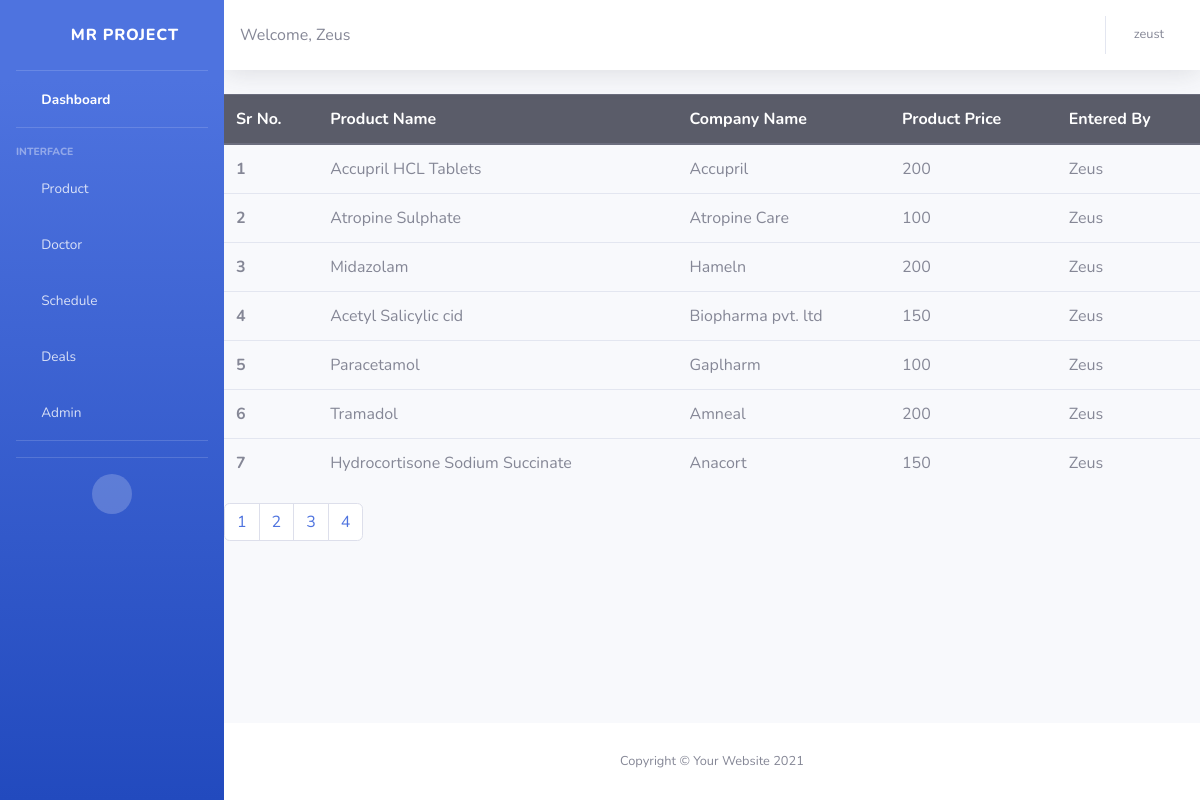
The app's page /products/1 (signed in) with its own data.
### employee/models.py (models this page shows, shortened)
class Product(models.Model):
    name = models.CharField(max_length=256, null = False)
    company = models.CharField(max_length=256, null = False)
    image = models.ImageField(null = True, blank = True, upload_to= 'images/')
    price = models.IntegerField(null = False)
    employee = models.CharField(max_length=256)

### employee/views.py (the view)
# urls.py: path('products/<int:page>', views.ViewProducts.as_view(), name = 'products'),
class ViewProducts(ListView):
    model = Product
    template_name = "employee/products.html"
    paginate_by = 7

### employee/templates/employee/products.html (shortened to what this page needs)
{% extends 'base/employee_base.html' %}
{% block content %}
    <table class="table">
        <thead class="thead-dark">
            <tr>
                <th scope="col">Sr No.</th>
                <th scope="col">Product Name</th>
                <th scope="col">Company Name</th>
                <th scope="col">Product Price</th>
                <th scope="col">Entered By</th>
            </tr>
        </thead>
            <tbody id="product">
                {% for product in object_list %}
                <tr >
                    <th scope="row">{{forloop.counter}}</th>
                    <td class="name">{{product.name}}</td>
                    <td>{{product.company}}</td>
                    <td>{{product.price}}</td>
                    <td>{{product.employee}}</td>
                </tr>
                {% endfor %}
            </tbody>
    </table>
    <nav aria-label="Page navigation">
        <ul class="pagination">
        {% for page_number in page_obj.paginator.get_elided_page_range %}
            {% if page_number == page_obj.paginator.ELLIPSIS %}
                {{page_number}}
            {% else %}
                <li class="page-item">
                    <a
                    href="{% url 'products' page_number %}"
                    class="{% if page_number == page_obj.number %}current{% endif %} page-link"
                    >
                    {{page_number}}
                    </a>
                </li>
            {% endif %}
        {% endfor %}
        </ul>
    </nav>
{% endblock %}

### employee/templates/base/employee_base.html (shortened to what this page needs)
{% load rest_framework %}
{% load static %}
<!DOCTYPE html>
<html lang="en">
<head>
    <link href="{% static 'js/vendor/fontawesome-free/css/all.min.css' %}" rel="stylesheet" type="text/css">
    <link href="{% static 'css/sb-admin-2.min.css' %}" rel="stylesheet">
</head>
<body id="page-top">
    <div id="wrapper">
        <ul class="navbar-nav bg-gradient-primary sidebar sidebar-dark accordion" id="accordionSidebar">
            <a class="sidebar-brand d-flex align-items-center justify-content-center" href="{% url 'employee_home' %}">
                <div class="sidebar-brand-icon rotate-n-15">
                    <i class="fas fa-laugh-wink"></i>
                </div>
                <div class="sidebar-brand-text mx-3">MR Project</div>
            </a>
            {% if user.is_staff %}
            <hr class="sidebar-divider my-0">
            <li class="nav-item active">
                <a class="nav-link" href="{% url 'employee_home' %}">
                    <i class="fas fa-fw fa-tachometer-alt"></i>
                    <span>Dashboard</span></a>
            </li>
            <hr class="sidebar-divider">
            <div class="sidebar-heading">
                Interface
            </div>
            <li class="nav-item">
                <a class="nav-link collapsed" href="#" data-toggle="collapse" data-target="#collapseProduct"
                    aria-expanded="true" aria-controls="collapseProduct">
                    <i class="fas fa-fw fa-cog"></i>
                    <span>Product</span>
                </a>
            </li>
            <li class="nav-item">
                <a class="nav-link collapsed" href="#" data-toggle="collapse" data-target="#collapseDoctor"
                    aria-expanded="true" aria-controls="collapseDoctor">
                    <i class="fas fa-fw fa-cog"></i>
                    <span>Doctor</span>
                </a>
            </li>
            <li class="nav-item">
                <a class="nav-link collapsed" href="#" data-toggle="collapse" data-target="#collapseSchedule"
                    aria-expanded="true" aria-controls="collapseSchedule">
                    <i class="fas fa-fw fa-cog"></i>
                    <span>Schedule</span>
                </a>
            </li>
            <li class="nav-item">
                <a class="nav-link collapsed" href="#" data-toggle="collapse" data-target="#collapseDeals"
                    aria-expanded="true" aria-controls="collapseDeals">
                    <i class="fas fa-fw fa-cog"></i>
                    <span>Deals</span>
                </a>
            </li>
            {% if user.is_superuser %}
                <li class="nav-item">
                    <a class="nav-link collapsed" href="#" data-toggle="collapse" data-target="#collapseAdmin"
                        aria-expanded="true" aria-controls="collapseAdmin">
                        <i class="fas fa-fw fa-cog"></i>
                        <span>Admin</span>
                    </a>
                </li>
            {% endif %}
            <hr class="sidebar-divider">
            <hr class="sidebar-divider d-none d-md-block">
            <div class="text-center d-none d-md-inline">
                <button class="rounded-circle border-0" id="sidebarToggle"></button>
            </div>
            {% endif %}
        </ul>
        <div id="content-wrapper" class="d-flex flex-column">
            <div id="content">
                <nav class="navbar navbar-expand navbar-light bg-white topbar mb-4 static-top shadow">
                    Welcome, {{user.first_name}}
                    <ul class="navbar-nav ml-auto">
                        <li class="nav-item dropdown no-arrow">
                            <a class="nav-link dropdown-toggle" href="#" id="userDropdown" role="button"
                                data-toggle="dropdown" aria-haspopup="true" aria-expanded="false">
                                <span class="mr-2 d-none d-lg-inline text-gray-600 small">{{user}}</span>
                            </a>
                        </li>
                    </ul>
                </nav>
                <!-- {% if user.is_staff %}
                    {% block content %}
                    {% endblock %}
                <!-- {% else %}
                    You're not allowed access here
                {% endif %} -->
            </div>
            <footer class="sticky-footer bg-white">
                <div class="container my-auto">
                    <div class="copyright text-center my-auto">
                        <span>Copyright &copy; Your Website 2021</span>
                    </div>
                </div>
            </footer>
            </div>
            </div>
</body>
</html>

### records on screen
Product: name "Accupril HCL Tablets", company "Accupril", price "200", employee "Zeus"
Product: name "Atropine Sulphate", company "Atropine Care", price "100", employee "Zeus"
Product: name "Midazolam", company "Hameln", price "200", employee "Zeus"
Product: name "Acetyl Salicylic cid", company "Biopharma pvt. ltd", price "150", employee "Zeus"
Product: name "Paracetamol", company "Gaplharm", price "100", employee "Zeus"
Product: name "Tramadol", company "Amneal", price "200", employee "Zeus"
Product: name "Hydrocortisone Sodium Succinate", company "Anacort", price "150", employee "Zeus"

### other values on screen
{{ user.first_name }} "Zeus"
{{ user }} "zeust"
{{ page_number }} "1" "2" "3" "4"
